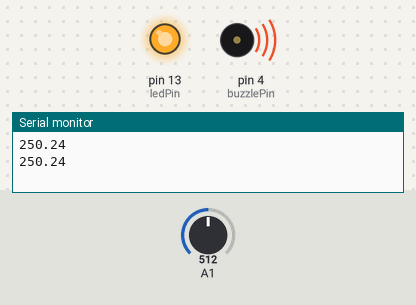
Recording of a sketch running on a simulated Arduino Uno, built with avr-gcc and run on an emulated ATmega328P. Parts: output pins drawn as LEDs (lit = HIGH), buzzer (waves = sounding), the last lines printed to the serial monitor. Inputs (shaded band) come from the test bench; at power-on: A1 = 512.

Above: at 2.1 s.
2.2 s: A1 set to 62
4.1 s: A1 set to 52
At 4.9 s:
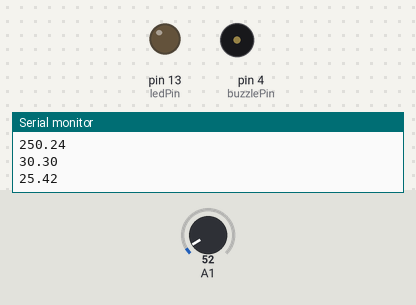
6.0 s: A1 set to 122
At 7.5 s:
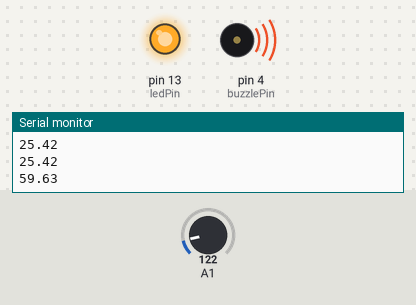
8.0 s: A1 set to 17
At 10.1 s:
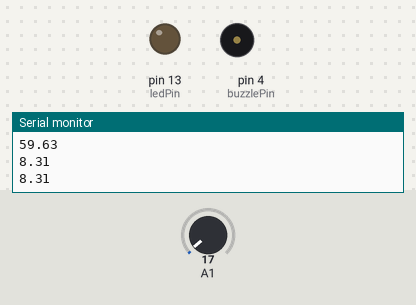
Timing chart, 0 to 11.4 s (numbered marks = the images above; inputs shaded):
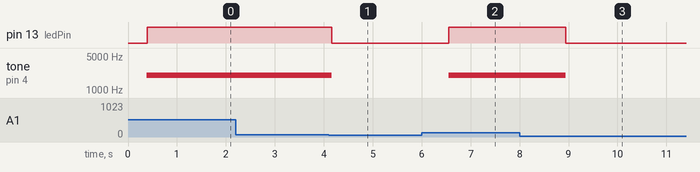

Measured:
- the behaviour switches between 56 and 55 on A1 (found by bisection; images 0 and 1)
- after the input at 4.1 s, pin 13 (ledPin): HIGH → LOW after 0.07 s; tone on pin 4 (buzzlePin): 2017 Hz → silent after 0.07 s
- after the input at 6.0 s, pin 13 (ledPin): LOW → HIGH after 0.55 s; tone on pin 4 (buzzlePin): silent → 2017 Hz after 0.55 s
- after the input at 8.0 s, pin 13 (ledPin): HIGH → LOW after 0.94 s; tone on pin 4 (buzzlePin): 2017 Hz → silent after 0.94 s

The sketch:

nhietdo_amthanh.ino
```cpp
const int ledPin = 13;
const int buzzlePin = 4;

void setup()
{
  Serial.begin(9600);
  pinMode(ledPin, OUTPUT);
  pinMode(buzzlePin, OUTPUT);
}

void loop()
{
  int val = analogRead(A1);
  float temp = val * 500.0 / 1023.0;
  Serial.println(temp);
  if (temp > 27.0)
  {
    for (int x = 0; x < 180; x++)
    {
      float val = (sin(x * (3.1412 / 180.0)));
      float toneVal = 2000 + int(val * 1000);
      tone(buzzlePin, toneVal);
      delay(2);
    }
    digitalWrite(ledPin, HIGH);
  }
  else
  {
    noTone(buzzlePin);
    digitalWrite(ledPin, LOW);
  }
  delay(1000);
}
```
